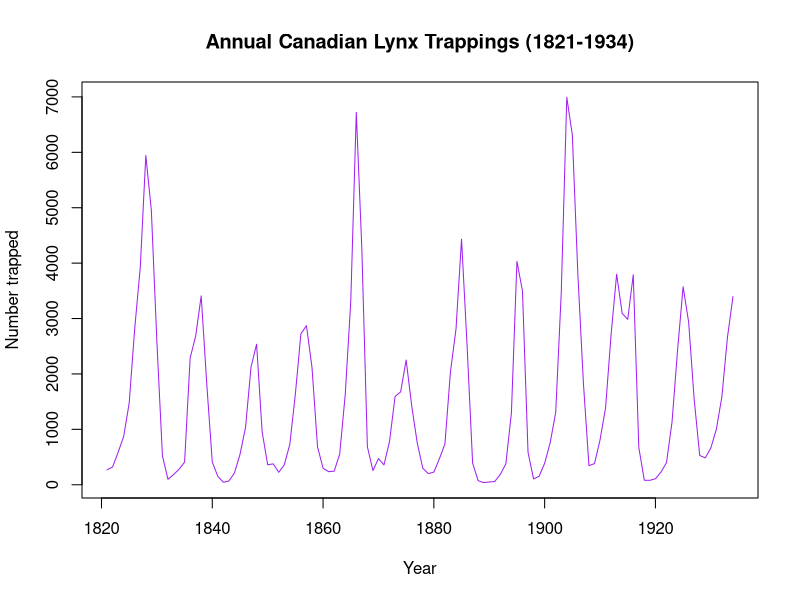
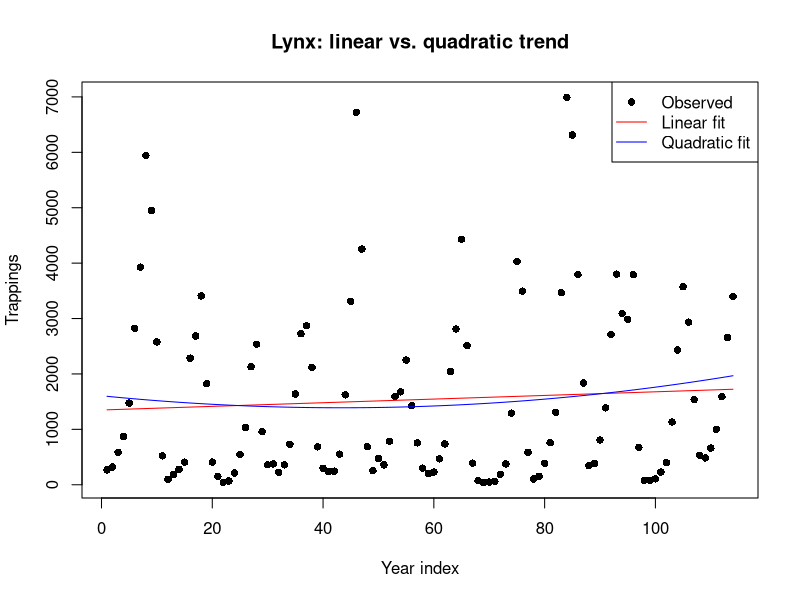
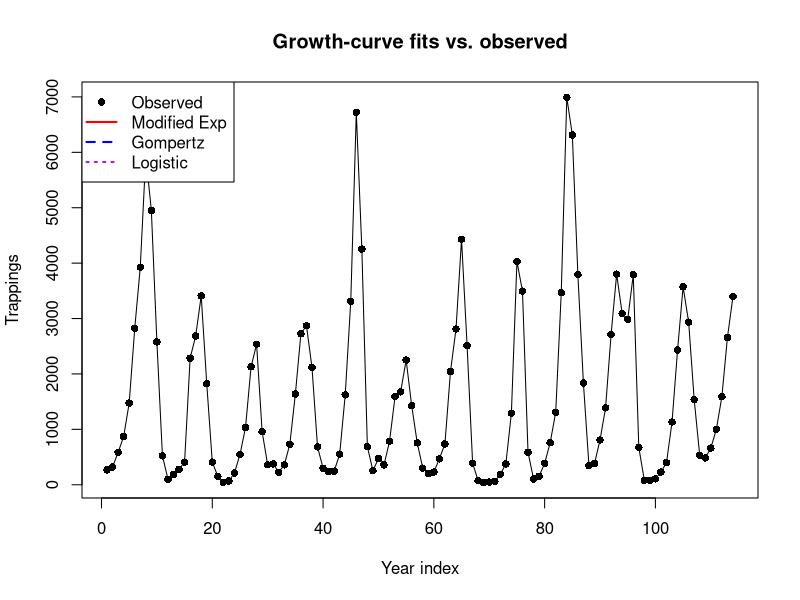
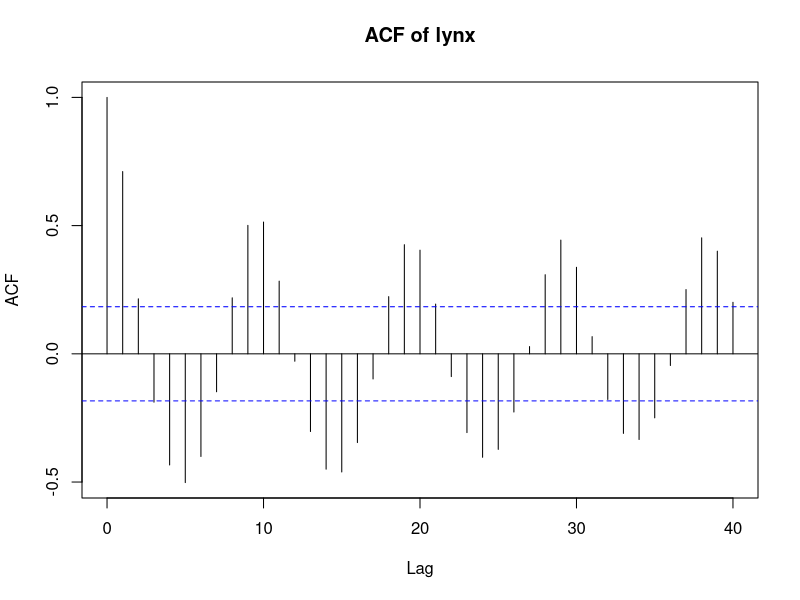
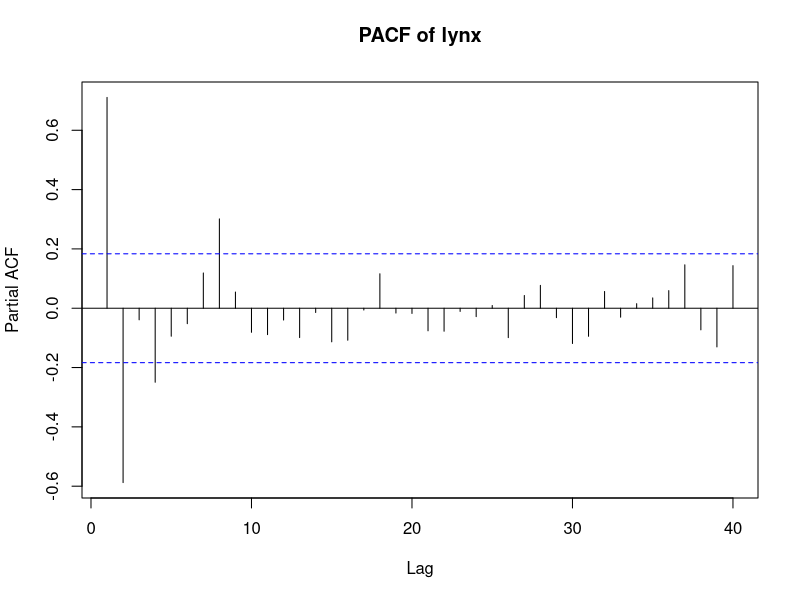
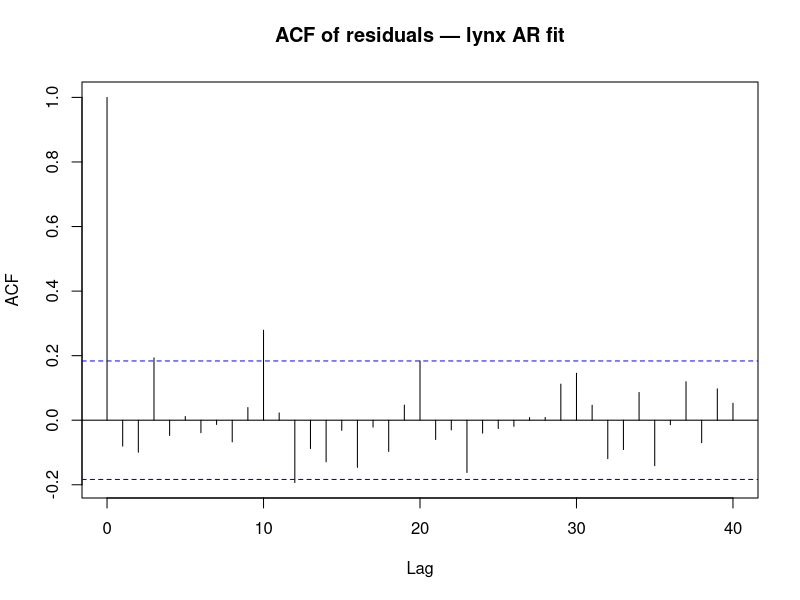
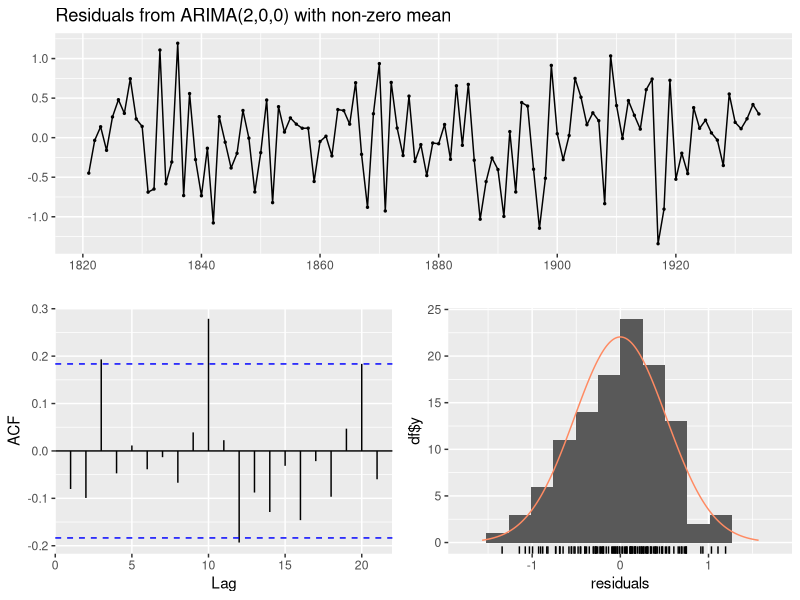
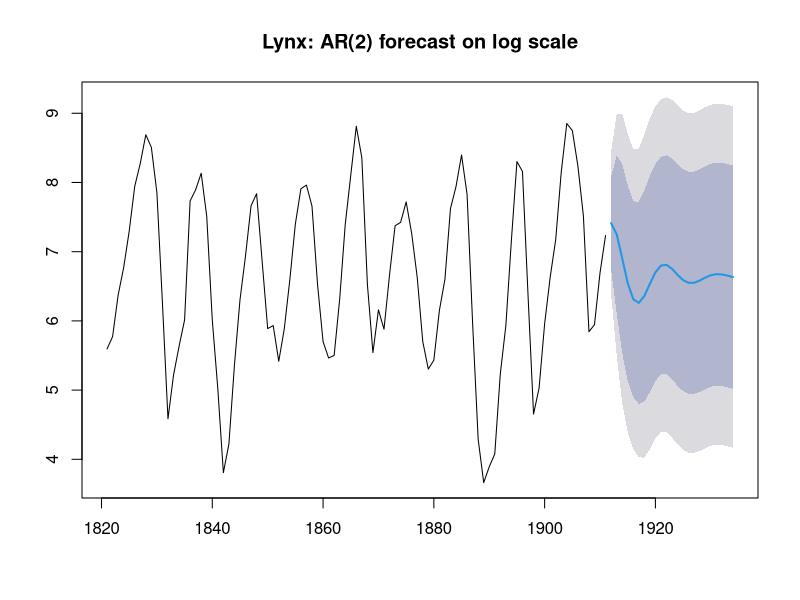

Recreate these plots in R, in order.
## ---- chunk 1
library(forecast)   # ma(), forecast(), checkresiduals(), Arima-class helpers
library(tseries)     # adf.test()

## ---- chunk 2
data(lynx); data(JohnsonJohnson); data(AirPassengers)

yearly    <- lynx                 # already a ts, frequency 1
quarterly <- JohnsonJohnson        # already a ts, frequency 4
monthly   <- AirPassengers         # already a ts, frequency 12

frequency(yearly); frequency(quarterly); frequency(monthly)
start(yearly);     start(quarterly);     start(monthly)

## ---- chunk 3
demo_vals <- c(120,135,150,170,160,180,200,210,220,230,250,270)
demo_monthly   <- ts(demo_vals, start = c(2024, 1), frequency = 12)
demo_quarterly <- ts(demo_vals, start = c(2024, 1), frequency = 4)
demo_monthly
demo_quarterly

## ---- chunk 4
plot(yearly, main = "Annual Canadian Lynx Trappings (1821-1934)",
     ylab = "Number trapped", xlab = "Year", col = "purple")

## ---- chunk 5
n <- length(yearly)
t <- 1:n

lin.fit  <- lm(yearly ~ t)
quad.fit <- lm(yearly ~ t + I(t^2))

summary(lin.fit)
summary(quad.fit)

M <- cbind(as.numeric(yearly), fitted(lin.fit), fitted(quad.fit))
matplot(t, M, type = "o", pch = c(16, NA, NA), lty = c(0, 1, 1),
        col = c("black", "red", "blue"), xlab = "Year index", ylab = "Trappings",
        main = "Lynx: linear vs. quadratic trend")
legend("topright", c("Observed", "Linear fit", "Quadratic fit"),
       col = c("black", "red", "blue"), lty = c(0, 1, 1), pch = c(16, NA, NA))

## ---- chunk 6
Y <- as.numeric(yearly)
m <- n / 3                       # 38 — divides evenly for lynx

S1 <- sum(Y[1:m]); S2 <- sum(Y[(m+1):(2*m)]); S3 <- sum(Y[(2*m+1):(3*m)])

## --- Method of Partial Sums Guard ---
D1 <- S2 - S1; D2 <- S3 - S2; D <- D2 / D1

if (D <= 0) {
  warning("Partial-sum growth curve is undefined here: S1, S2, S3 are not monotonic ",
          "(D = (S3-S2)/(S2-S1) = ", round(D, 3), " <= 0), so no real solution exists ",
          "for C = D^(1/m). This happens because lynx is cyclical, not trending, and the ",
          "method assumes a monotonic long-run trajectory.")
}

## --- Modified Exponential: Y = A + B*C^t ---
C <- suppressWarnings(D^(1/m))
B <- D1 * (C - 1) / (C * (D - 1) * (C^m - 1))
A <- (S1/m) - (B * C * (C^m - 1)) / (m * (C - 1))
Y_modexp <- A + B * (C^t)

## --- Gompertz: Y = k * a^(b^t), fit on log(Y) ---
logY <- log(Y)
S1_g <- sum(logY[1:m]); S2_g <- sum(logY[(m+1):(2*m)]); S3_g <- sum(logY[(2*m+1):(3*m)])
D1_g <- S2_g - S1_g; D2_g <- S3_g - S2_g; D_g <- D2_g / D1_g
Cg <- suppressWarnings(D_g^(1/m))
Bg <- D1_g * (Cg - 1) / (Cg * (D_g - 1) * (Cg^m - 1))
Ag <- (S1_g/m) - (Bg * Cg * (Cg^m - 1)) / (m * (Cg - 1))
k  <- exp(Ag); a_g <- exp(Bg); b_g <- Cg
Y_gomp <- k * (a_g^(b_g^t))

## --- Logistic: Y = k / (1 + exp(a + b*t)), fit on 1/Y ---
invY <- 1 / Y
S1_l <- sum(invY[1:m]); S2_l <- sum(invY[(m+1):(2*m)]); S3_l <- sum(invY[(2*m+1):(3*m)])
D1_l <- S2_l - S1_l; D2_l <- S3_l - S2_l; D_l <- D2_l / D1_l
Cl <- suppressWarnings(D_l^(1/m))
Bl <- D1_l * (Cl - 1) / (Cl * (D_l - 1) * (Cl^m - 1))
Al <- (S1_l/m) - (Bl * Cl * (Cl^m - 1)) / (m * (Cl - 1))
kl <- 1 / Al; al <- log(Bl * kl); bl <- log(Cl)
Y_logistic <- kl / (1 + exp(al + bl * t))

plot(t, Y, type = "o", pch = 16,
     ylim = range(c(Y, Y_modexp, Y_gomp, Y_logistic), na.rm = TRUE),
     xlab = "Year index", ylab = "Trappings", main = "Growth-curve fits vs. observed")
lines(t, Y_modexp,   col = "red",    lwd = 2, lty = 1)
lines(t, Y_gomp,     col = "blue",   lwd = 2, lty = 2)
lines(t, Y_logistic, col = "purple", lwd = 2, lty = 3)
legend("topleft", c("Observed", "Modified Exp", "Gompertz", "Logistic"),
       col = c("black", "red", "blue", "purple"), lwd = 2,
       pch = c(16, NA, NA, NA), lty = c(NA, 1, 2, 3))

MAD_MSE <- data.frame(
  Model = c("Modified Exponential", "Gompertz", "Logistic"),
  MAD = c(
    mean(abs(Y - Y_modexp), na.rm = TRUE), 
    mean(abs(Y - Y_gomp), na.rm = TRUE), 
    mean(abs(Y - Y_logistic), na.rm = TRUE)
  ),
  MSE = c(
    mean((Y - Y_modexp)^2, na.rm = TRUE), 
    mean((Y - Y_gomp)^2, na.rm = TRUE), 
    mean((Y - Y_logistic)^2, na.rm = TRUE)
  )
)

## ---- chunk 7
acf(yearly,  lag.max = 40, main = "ACF of lynx")
pacf(yearly, lag.max = 40, main = "PACF of lynx")

## ---- chunk 8
adf.test(log(yearly), alternative = "stationary")

## ---- chunk 9
candidates <- list(c(1,0,0), c(2,0,0), c(3,0,0), c(2,0,2))
aic_tab <- data.frame(
  p = sapply(candidates, `[`, 1),
  d = sapply(candidates, `[`, 2),
  q = sapply(candidates, `[`, 3),
  AIC = sapply(candidates, function(ord)
    arima(log(yearly), order = ord, include.mean = TRUE)$aic)
)
aic_tab[order(aic_tab$AIC), ]

## ---- chunk 10
final.fit.a <- arima(log(yearly), order = c(2,0,0), include.mean = TRUE)
final.fit.a

## ---- chunk 11
res.a <- residuals(final.fit.a)
acf(res.a, lag.max = 40, main = "ACF of residuals — lynx AR fit")
checkresiduals(final.fit.a, lag = 15)
Box.test(res.a, lag = 15, fitdf = 2, type = "Ljung-Box") #`fitdf` in `Box.test()` is the number of AR + MA parameters already estimated (here `p+q = 2`) it corrects the test's degrees of freedom for the parameters you've already used up fitting the model.

## ---- chunk 12
m.a <- floor(n * 0.80)
train.a <- window(yearly, end = time(yearly)[m.a]) #use window for time series
test.a  <- window(yearly, start = time(yearly)[m.a + 1])
length(train.a); length(test.a)

fit1.a <- arima(log(train.a), order = c(2,0,0), include.mean = TRUE)
fc.a   <- forecast(fit1.a, h = length(test.a))

plot(fc.a, main = "Lynx: AR(2) forecast on log scale")

point_forecast.a <- exp(as.numeric(fc.a$mean))   # back-transform from log scale
plot(as.numeric(test.a), type = "l", col = "red", lwd = 2,
     main = "Lynx: forecast vs. actual (test set)", ylab = "Trappings", xlab = "Test period")
lines(point_forecast.a, col = "black", lwd = 2)
legend("topleft", c("Actual", "Forecast"), col = c("red", "black"), lwd = 2)

RMSE.a <- sqrt(mean((point_forecast.a - as.numeric(test.a))^2))
RMSE.a

## ---- chunk 13
plot(quarterly, main = "Johnson & Johnson Quarterly Earnings per Share (1960-1980)",
     ylab = "EPS", xlab = "Year", col = "purple")

## ---- chunk 14
yr_avg <- aggregate(quarterly, nfrequency = 1, FUN = mean)
yrs <- as.numeric(time(yr_avg))
n.yr <- length(yrs)
t.yr <- 1:n.yr

fit.b <- lm(yr_avg ~ t.yr + I(t.yr^2))
summary(fit.b)

a.b <- coef(fit.b)[1]; b.b <- coef(fit.b)[2]; c.b <- coef(fit.b)[3]

## project the annual quadratic trend down onto quarterly time points
time.q <- 2:((4 * n.yr) + 1)
Qt <- a.b + (b.b/4) * (time.q + 0.5) + (c.b/16) * (time.q + 0.5)^2

plot(as.numeric(quarterly), type = "l", xlab = "Quarter index", ylab = "EPS",
     main = "JJ: original series with annual trend projected to quarterly scale")
lines(Qt, col = "red", lwd = 2)
legend("topleft", c("Observed", "Projected trend"), col = c("black", "red"), lwd = 2)

## ---- chunk 15
decomp.b <- decompose(quarterly, type = "multiplicative")
plot(decomp.b)
decomp.b$figure    # the four quarterly seasonal indices

## ---- chunk 16
logJJ <- log(quarterly)
acf(logJJ,  lag.max = 40, main = "ACF of log(JJ) — level")
adf.test(logJJ, alternative = "stationary")

## ---- chunk 17
d1  <- diff(logJJ, lag = 1)            # remove trend
dsd <- diff(d1, lag = 4)               # remove seasonality (4 = quarterly)

plot(dsd, main = "log(JJ), regular + seasonal differenced")
acf(dsd,  lag.max = 40, main = "ACF after differencing")
pacf(dsd, lag.max = 40, main = "PACF after differencing")
adf.test(dsd, alternative = "stationary")

## ---- chunk 18
sarima_candidates <- list(
  list(order = c(1,1,0), seasonal = list(order = c(0,1,1), period = 4)),
  list(order = c(0,1,1), seasonal = list(order = c(0,1,1), period = 4)),
  list(order = c(1,1,1), seasonal = list(order = c(1,1,0), period = 4)),
  list(order = c(1,1,0), seasonal = list(order = c(1,1,0), period = 4))
)
aic_tab.b <- data.frame(
  order    = sapply(sarima_candidates, function(s) paste(s$order, collapse = ",")),
  seasonal = sapply(sarima_candidates, function(s) paste(s$seasonal$order, collapse = ",")),
  AIC = sapply(sarima_candidates, function(s)
    arima(logJJ, order = s$order, seasonal = s$seasonal)$aic)
)
aic_tab.b[order(aic_tab.b$AIC), ]

## ---- chunk 19
final.fit.b <- arima(logJJ, order = c(0,1,1), seasonal = list(order = c(0,1,1), period = 4))
final.fit.b

## ---- chunk 20
res.b <- residuals(final.fit.b)
acf(res.b, lag.max = 40, main = "ACF of SARIMA residuals — JJ")
checkresiduals(final.fit.b, lag = 15)
Box.test(res.b, lag = 15, fitdf = 2, type = "Ljung-Box")

## ---- chunk 21
n.b <- length(quarterly)
m.b <- floor(n.b * 0.80)
train.b <- window(logJJ, end = time(logJJ)[m.b])
test.b  <- window(quarterly, start = time(quarterly)[m.b + 1])   # keep test on the ORIGINAL scale

fit1.b <- arima(train.b, order = c(0,1,1), seasonal = list(order = c(0,1,1), period = 4))
fc.b   <- forecast(fit1.b, h = length(test.b))

plot(fc.b, main = "JJ: SARIMA forecast (log scale)")

point_forecast.b <- exp(as.numeric(fc.b$mean))
plot(as.numeric(test.b), type = "l", col = "red", lwd = 2,
     main = "JJ: forecast vs. actual (test set)", ylab = "EPS", xlab = "Test quarter")
lines(point_forecast.b, col = "black", lwd = 2)
legend("topleft", c("Actual", "Forecast"), col = c("red", "black"), lwd = 2)

RMSE.b <- sqrt(mean((point_forecast.b - as.numeric(test.b))^2))
RMSE.b

## ---- chunk 22
plot(monthly, main = "AirPassengers: Monthly Totals (1949-1960)",
     ylab = "Passengers (thousands)", xlab = "Year", col = "purple")

## ---- chunk 23
trend.c <- ma(monthly, order = 12, centre = TRUE)   # centred 12-month moving average
plot(monthly, main = "AirPassengers with centred 12-month moving average")
lines(trend.c, col = "red", lwd = 2)

## ---- chunk 24
detrend.c <- monthly / trend.c                       # multiplicative: divide out the trend

## average the detrended ratio within each calendar month, then re-normalise
## so the 12 monthly indices sum to 12 (i.e. average to 1)
unad <- tapply(detrend.c, cycle(detrend.c), FUN = mean, na.rm = TRUE)
seasonal_index <- unad / mean(unad)
seasonal_index
sum(seasonal_index)      # should be (numerically) 12

st.c <- ts(rep(seasonal_index, times = 12), start = start(monthly), frequency = 12)
plot(st.c, main = "Extracted monthly seasonal index")

deseasonalized.c <- monthly / st.c
plot(deseasonalized.c, main = "AirPassengers: deseasonalized series")

## ---- chunk 25
dec.c <- decompose(monthly, type = "multiplicative")
plot(dec.c)

## ---- chunk 26
time.idx <- 1:length(monthly)
fitted_trend.c <- lm(deseasonalized.c ~ time.idx + I(time.idx^2))
summary(fitted_trend.c)

plot(time.idx, deseasonalized.c, type = "l", xlab = "Month index", ylab = "Deseasonalized")
lines(time.idx, predict(fitted_trend.c), col = "red", lwd = 2)

remainder.c <- deseasonalized.c / predict(fitted_trend.c)
plot(remainder.c, main = "Detrended & deseasonalized remainder", type = "l")

## ---- chunk 27
logAP <- log(monthly)
acf(logAP, lag.max = 50, main = "ACF of log(AirPassengers) — level")
adf.test(logAP, alternative = "stationary")

d1.c  <- diff(logAP, lag = 1)     # remove trend
dsd.c <- diff(d1.c, lag = 12)     # remove seasonality (12 = monthly)

plot(dsd.c, main = "log(AirPassengers), regular + seasonal differenced")
acf(dsd.c,  lag.max = 50, main = "ACF after differencing")
pacf(dsd.c, lag.max = 50, main = "PACF after differencing")
adf.test(dsd.c, alternative = "stationary")

## ---- chunk 28
sarima_candidates.c <- list(
  list(order = c(0,1,1), seasonal = list(order = c(0,1,1), period = 12)),
  list(order = c(2,1,1), seasonal = list(order = c(0,1,1), period = 12)),
  list(order = c(1,1,0), seasonal = list(order = c(1,1,0), period = 12)),
  list(order = c(1,1,1), seasonal = list(order = c(1,1,1), period = 12))
)
aic_tab.c <- data.frame(
  order    = sapply(sarima_candidates.c, function(s) paste(s$order, collapse = ",")),
  seasonal = sapply(sarima_candidates.c, function(s) paste(s$seasonal$order, collapse = ",")),
  AIC = sapply(sarima_candidates.c, function(s)
    arima(logAP, order = s$order, seasonal = s$seasonal)$aic)
)
aic_tab.c[order(aic_tab.c$AIC), ]

## ---- chunk 29
final.fit.c <- arima(logAP, order = c(0,1,1), seasonal = list(order = c(0,1,1), period = 12))
final.fit.c

## ---- chunk 30
res.c <- residuals(final.fit.c)
acf(res.c, lag.max = 50, main = "ACF of SARIMA residuals — AirPassengers")
checkresiduals(final.fit.c, lag = 15)
Box.test(res.c, lag = 15, fitdf = 2, type = "Ljung-Box")

## ---- chunk 31
n.c <- length(monthly)
m.c <- floor(n.c * 0.80)
train.c <- window(logAP, end = time(logAP)[m.c])
test.c  <- window(monthly, start = time(monthly)[m.c + 1])

fit1.c <- arima(train.c, order = c(0,1,1), seasonal = list(order = c(0,1,1), period = 12))
fc.c   <- forecast(fit1.c, h = length(test.c))

plot(fc.c, main = "AirPassengers: SARIMA forecast (log scale)")

point_forecast.c <- exp(as.numeric(fc.c$mean))
plot(as.numeric(test.c), type = "l", col = "red", lwd = 2,
     main = "AirPassengers: forecast vs. actual (test set)", ylab = "Passengers", xlab = "Test month")
lines(point_forecast.c, col = "black", lwd = 2)
legend("topleft", c("Actual", "Forecast"), col = c("red", "black"), lwd = 2)

RMSE.c <- sqrt(mean((point_forecast.c - as.numeric(test.c))^2))
RMSE.c

## ---- chunk 32
summary_tab <- data.frame(
  Series    = c("lynx", "JohnsonJohnson", "AirPassengers"),
  Frequency = c("Yearly (1)", "Quarterly (4)", "Monthly (12)"),
  Transform = c("log", "log", "log"),
  Model     = c("AR(2) on log", "SARIMA(0,1,1)(0,1,1)[4]", "SARIMA(0,1,1)(0,1,1)[12]"),
  RMSE      = c(RMSE.a, RMSE.b, RMSE.c)
)
summary_tab
